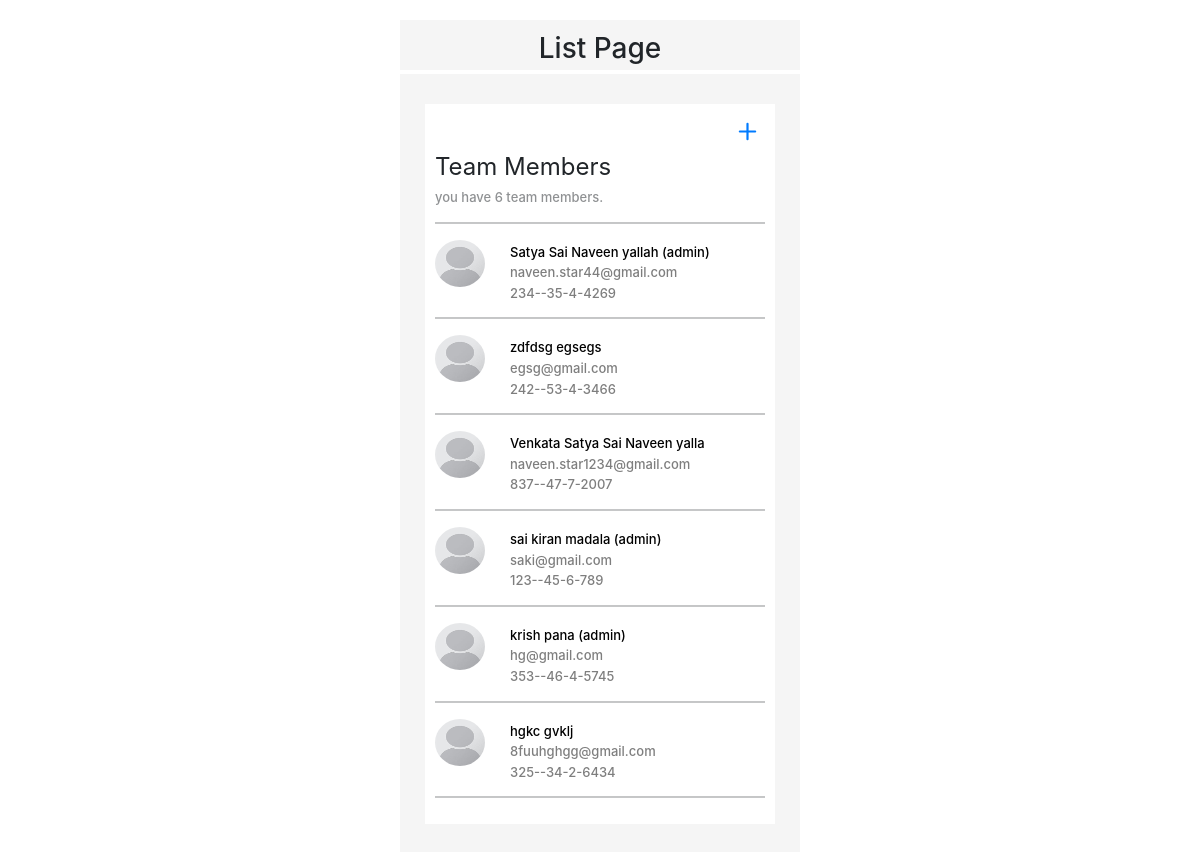
The app's page /, older data.
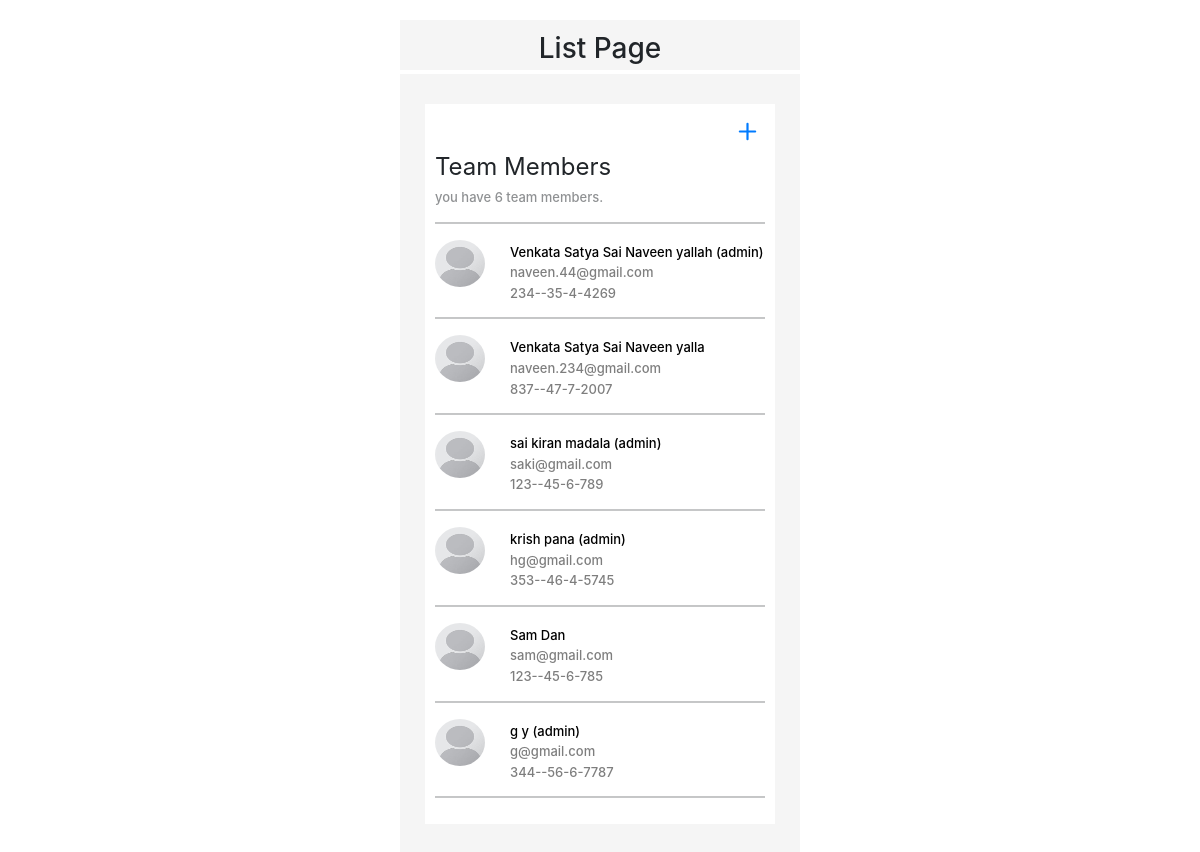
The same page, newer data.
### teammember/models.py (models this page shows, shortened)
class People(models.Model):
    firstname = models.CharField(max_length=40,null=False,blank=False)
    lastname =models.CharField(max_length=40,null=True,blank=False)
    email = models.EmailField(max_length = 50,unique=True)
    phone = models.CharField(max_length=13,null=False,blank=False,unique=True,validators=[MinLengthValidator(10)])
    create = models.DateTimeField(auto_now_add=True)
    role=[
        ("member","Regular - Can't delete members"),
        ("admin","Admin - Can delete members")
    ]
    choice=models.CharField(choices=role,default="member",max_length=20)
    class Meta:
        ordering = ['create']

### teammember/views.py (the view)
# urls.py: path('',TeamList.as_view(),name='team'),
class TeamList(ListView):
    model = People
    context_object_name= 'peoplelist'
    def get_context_data(self, **kwargs):
        context = super().get_context_data(**kwargs)
        context['totalcount'] = People.objects.all().count
        return context
    """ def get_queryset(self):
        queryset = super(TeamList,self).get_queryset()
        for a in queryset:
            a.phone=a[:3]+"-"+a[4:7]+"-"+a[7:]
        return queryset """

### teammember/templatetags/phone.py (called while the page is built)
@register.filter
def phoneconcatinate(value):
    print(value,"rfgerg")
    return value[:3]+"-"+value[3:6]+"-"+value[6:]

### teammember/templates/teammember/people_list.html (shortened to what this page needs)
{% extends 'teammember/main.html' %}
{% load phone %}
{% block content %}
<div class="container" id="big1">
    <div style="width: 350px;height:100%;padding:auto" class="container-sm">
    <div class="row text-center">
        <div class="col text-center"style="padding-bottom: 12px;padding-top: 12px;">
            <h3 style="padding:auto;">List Page</h3>
        </div>
</div>
</div>
</div>
<div class="container" id="big">
<div style="background:white" class="container-sm"   id="cont">
    <div class="row">
        <div class="col-12 text-right">
           <a style="color: #007bff;" href="{% url 'add-people' %}"> <svg xmlns="http://www.w3.org/2000/svg" width="35" height="35" fill="currentColor" class="bi bi-plus text-right " viewBox="0 0 16 16">
                <path d="M8 4a.5.5 0 0 1 .5.5v3h3a.5.5 0 0 1 0 1h-3v3a.5.5 0 0 1-1 0v-3h-3a.5.5 0 0 1 0-1h3v-3A.5.5 0 0 1 8 4z"/>
              </svg></a>
        </div>
</div>
    <div class="row">
        <div style="font-size:x-large" class="col-sm" style="margin-top: 30px;">
          Team Members <br><h6 id="opa" style="font-size: small;">you have {{totalcount}} team members.</h6>
        </div>
   </div>
   <hr class="solid">
 {% for a in peoplelist %}
  <a  href="{% url 'edit-people' a.id %}"><div class="row">
    <div class="col-3">
        <div class="box">
            {% load static %}
            <img class="thumb-lg img-circle bx-s" src="{% static 'placeholder.png' %}" alt="">
    </div>
    </div>
    <div style="padding-left: 0;" class="col-9">
        {% if a.choice == "admin" %}
        <h6 style="font-size: small;">{{a.firstname}} {{a.lastname}} (admin)</h6>
        {% else %}
        <h6 style="font-size: small;">{{a.firstname}} {{a.lastname}}</h6>
        {% endif %}
        <br>
        <h6 id="opa" style="font-size: small;">{{a.email}}</h6>
        <br>
        <h6 id="opa" style="font-size: small;">{{a.phone|phoneconcatinate}}</h6>
    </div>
  </div></a>
  <hr class="solid">
  {% endfor %}
</div>
</div>
{% endblock content %}

Row changes from the older to the newer data that the page shows:
removed People: firstname "zdfdsg", lastname "egsegs", email "egsg@gmail.com", phone "242--53-4-3466"
removed People: firstname "hgkc", lastname "gvklj", email "8fuuhghgg@gmail.com", phone "325--34-2-6434"
changed People "yallah": firstname "Satya Sai Naveen" → "Venkata Satya Sai Naveen"; email "naveen.star44@gmail.com" → "naveen.44@gmail.com"
changed People "yalla": email "naveen.star1234@gmail.com" → "naveen.234@gmail.com"
added People: firstname "Sam", lastname "Dan", email "sam@gmail.com", phone "123--45-6-785"
added People: firstname "g", lastname "y", email "g@gmail.com", phone "344--56-6-7787"
